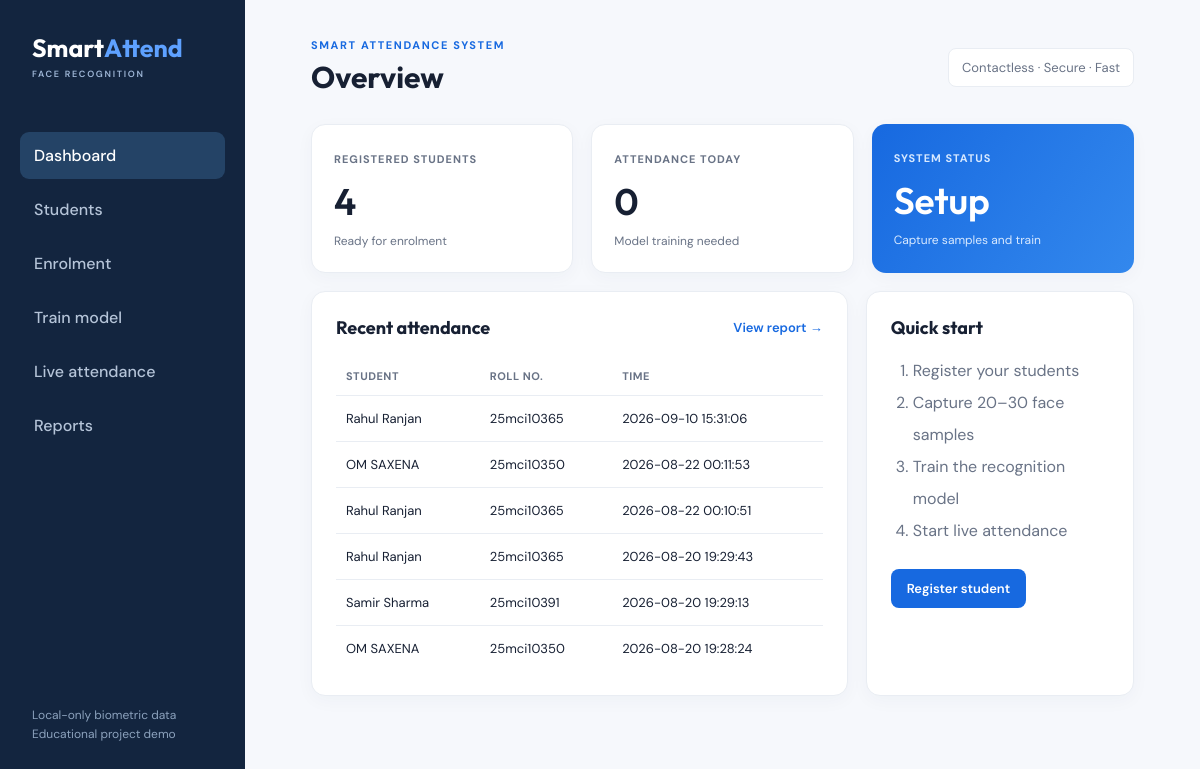
The page / on the database its author committed.
### tables this page shows
CREATE TABLE attendance (
          id INTEGER PRIMARY KEY AUTOINCREMENT,
          student_id INTEGER NOT NULL REFERENCES students(id),
          attendance_date TEXT NOT NULL,
          marked_at TEXT NOT NULL,
          confidence REAL,
          UNIQUE(student_id, attendance_date)
        );

CREATE TABLE students (
          id INTEGER PRIMARY KEY AUTOINCREMENT,
          roll_no TEXT NOT NULL UNIQUE,
          name TEXT NOT NULL,
          course TEXT NOT NULL,
          created_at TEXT NOT NULL DEFAULT CURRENT_TIMESTAMP
        );

### app.py (the view)
@app.route("/")
def dashboard():
    with connection() as con:
        students = con.execute("SELECT COUNT(*) FROM students").fetchone()[0]
        today = con.execute("SELECT COUNT(*) FROM attendance WHERE attendance_date = ?", (datetime.now().date().isoformat(),)).fetchone()[0]
        recent = con.execute("""SELECT s.name, s.roll_no, a.marked_at FROM attendance a
                              JOIN students s ON s.id=a.student_id ORDER BY a.marked_at DESC LIMIT 6""").fetchall()
    return render_template("dashboard.html", students=students, today=today, recent=recent, model_ready=MODEL.exists())

### app.py (called while the page is built)
def connection():
    con = sqlite3.connect(DB)
    con.row_factory = sqlite3.Row
    return con

### templates/dashboard.html
{% extends 'base.html' %}{% block heading %}Overview{% endblock %}{% block content %}<section class="stats"><div class="card"><small>REGISTERED STUDENTS</small><strong>{{students}}</strong><span>Ready for enrolment</span></div><div class="card"><small>ATTENDANCE TODAY</small><strong>{{today}}</strong><span>{{ 'Recognition model ready' if model_ready else 'Model training needed' }}</span></div><div class="card accent"><small>SYSTEM STATUS</small><strong>{{ 'Ready' if model_ready else 'Setup' }}</strong><span>{{ 'Live recognition is available' if model_ready else 'Capture samples and train' }}</span></div></section><section class="grid"><div class="panel"><div class="panel-title"><h2>Recent attendance</h2><a href="/attendance">View report →</a></div>{% if recent %}<table><tr><th>Student</th><th>Roll no.</th><th>Time</th></tr>{% for row in recent %}<tr><td>{{row.name}}</td><td>{{row.roll_no}}</td><td>{{row.marked_at}}</td></tr>{% endfor %}</table>{% else %}<div class="empty">No attendance recorded yet.</div>{% endif %}</div><div class="panel steps"><h2>Quick start</h2><ol><li>Register your students</li><li>Capture 20–30 face samples</li><li>Train the recognition model</li><li>Start live attendance</li></ol><a class="button" href="/students">Register student</a></div></section>{% endblock %}

### templates/base.html (shortened to what this page needs)
<!doctype html><html lang="en"><head><link rel="stylesheet" href="{{ url_for('static', filename='style.css') }}"></head>
<body><aside><a class="brand" href="/">Smart<span>Attend</span><small>FACE RECOGNITION</small></a><nav><a href="/" class="{{ 'active' if request.path == '/' }}">Dashboard</a><a href="/students" class="{{ 'active' if request.path == '/students' }}">Students</a><a href="/enrolment" class="{{ 'active' if request.path == '/enrolment' }}">Enrolment</a><a href="/train" class="{{ 'active' if request.path == '/train' }}">Train model</a><a href="/live" class="{{ 'active' if request.path == '/live' }}">Live attendance</a><a href="/attendance" class="{{ 'active' if request.path == '/attendance' }}">Reports</a></nav><p class="privacy">Local-only biometric data<br>Educational project demo</p></aside><main><header><div><p class="eyebrow">SMART ATTENDANCE SYSTEM</p><h1>{% block heading %}{% endblock %}</h1></div><div class="date">{{ now if now else 'Contactless · Secure · Fast' }}</div></header>{% with messages=get_flashed_messages(with_categories=true) %}{% for category,message in messages %}<div class="alert {{category}}">{{message}}</div>{% endfor %}{% endwith %}{% block content %}{% endblock %}</main></body></html>

### static/style.css (style rules this page uses)
:root { --navy:#13253f;--blue:#1769e0;--sky:#eaf2ff;--ink:#172033;--muted:#697386;--line:#e9edf3;--green:#0e9f6e;--red:#d14343 }
* { box-sizing:border-box }
body { margin:0;background:#f6f8fc;color:var(--ink);font-family:'DM Sans',sans-serif;display:flex;min-height:100vh }
aside { width:245px;background:var(--navy);padding:32px 20px;color:#cbd5e1;display:flex;flex-direction:column }
.brand { font:700 25px Outfit;color:white;text-decoration:none;margin:0 12px 52px }
.brand span { color:#5ea1ff }
.brand small { display:block;font:600 9px 'DM Sans';letter-spacing:1.7px;color:#9fb7d7;margin-top:4px }
nav { display:grid;gap:7px }
nav a { color:#b5c4d8;text-decoration:none;padding:13px 14px;border-radius:9px;font-weight:500 }
nav a:hover,nav .active { background:#244366;color:white }
.privacy { font-size:12px;line-height:1.6;color:#8ca2bd;margin-top:auto;padding:12px }
main { width:calc(100% - 245px);padding:38px 5.5%;max-width:1500px }
header { display:flex;justify-content:space-between;align-items:center;margin-bottom:28px }
.eyebrow { letter-spacing:1.6px;font-size:11px;font-weight:700;color:var(--blue);margin:0 0 6px }
h1,h2 { font-family:Outfit;margin:0 }
h1 { font-size:30px }
h2 { font-size:18px }
.date { font-size:13px;color:var(--muted);background:white;border:1px solid var(--line);padding:10px 13px;border-radius:8px }
.stats { display:grid;grid-template-columns:repeat(3,1fr);gap:18px;margin-bottom:18px }
.card,.panel { background:white;border:1px solid var(--line);border-radius:14px;box-shadow:0 5px 18px rgba(28,46,75,.035) }
.card { padding:22px }
.card small { font-size:11px;letter-spacing:1px;font-weight:700;color:var(--muted) }
.card strong { font:600 37px Outfit;display:block;margin:10px 0 4px }
.card span { font-size:12px;color:var(--muted) }
.card.accent { background:linear-gradient(125deg,#1769e0,#3388ed);border:0;color:white }
.card.accent small,.card.accent span { color:#d8e9ff }
.grid { display:grid;grid-template-columns:2fr 1fr;gap:18px }
.panel { padding:24px }
.panel-title { display:flex;justify-content:space-between;align-items:center;margin-bottom:18px }
.panel-title a { color:var(--blue);font-size:13px;text-decoration:none;font-weight:600 }
table { width:100%;border-collapse:collapse;font-size:13px }
th { text-align:left;color:var(--muted);font-size:11px;letter-spacing:.5px;text-transform:uppercase;padding:12px 10px;border-bottom:1px solid var(--line) }
td { padding:14px 10px;border-bottom:1px solid var(--line) }
tr:last-child td { border:0 }
.steps ol,.guide ul { color:var(--muted);line-height:2;margin-bottom:22px;padding-left:22px }
button,.button { border:0;background:var(--blue);color:white;border-radius:8px;padding:11px 16px;font:600 13px 'DM Sans';cursor:pointer;text-decoration:none;display:inline-block }

### rows shown on the page
attendance: name "Rahul Ranjan", roll_no "25mci10365", marked_at "2026-09-10 15:31:06"
attendance: name "OM SAXENA", roll_no "25mci10350", marked_at "2026-08-22 00:11:53"
attendance: name "Rahul Ranjan", roll_no "25mci10365", marked_at "2026-08-22 00:10:51"
attendance: name "Rahul Ranjan", roll_no "25mci10365", marked_at "2026-08-20 19:29:43"
attendance: name "Samir Sharma", roll_no "25mci10391", marked_at "2026-08-20 19:29:13"
attendance: name "OM SAXENA", roll_no "25mci10350", marked_at "2026-08-20 19:28:24"

### other values the page prints
{{ now if now else 'Contactless · Secure · Fast' }} "Contactless · Secure · Fast"
{{ students }} "4"
{{ today }} "0"
{{ 'Recognition model ready' if model_ready else 'Model training needed' }} "Model training needed"
{{ 'Ready' if model_ready else 'Setup' }} "Setup"
